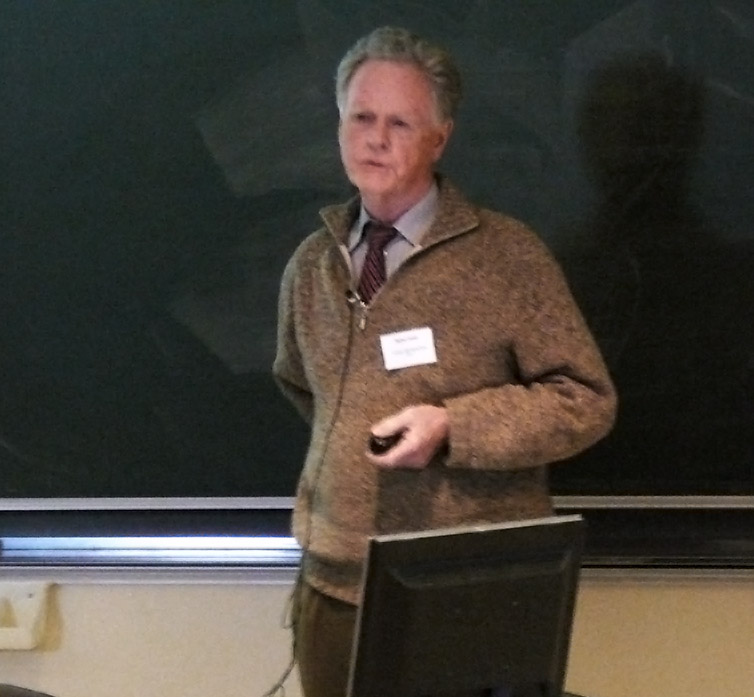
#> input picture Dempster_in_Brest.jpeg, 754 x 697 px
$ jupyter execute 'Codigo para ejemplificar el algoritmo EM.ipynb'
#> lines starting #> are read from the running program, lines starting #| are printed output that depends on the picture
[cell 1]
# Importar bibliotecas necesarias
import numpy as np
import matplotlib.pyplot as plt
from sklearn.mixture import GaussianMixture

# 1. Generar datos simples
np.random.seed(0)  # Para reproducibilidad

# Crear dos grupos de datos (clusters)
cluster_1 = np.random.normal(0, 1, size=(100, 2))  # Cluster 1: centrado en (0, 0)
cluster_2 = np.random.normal(5, 1, size=(100, 2))  # Cluster 2: centrado en (5, 5)

# Combinar los dos clusters en un solo conjunto de datos
data = np.vstack([cluster_1, cluster_2])

# 2. Aplicar Gaussian Mixture Model (GMM) con Algoritmo EM
n_components = 2  # Número de clusters (en este caso, sabemos que son 2)
gmm = GaussianMixture(n_components=n_components, random_state=0)
gmm.fit(data)  # Entrenar el modelo

# 3. Predecir a qué cluster pertenece cada punto
labels = gmm.predict(data)  # Etiquetas de cluster para cada punto

# 4. Visualizar los resultados
plt.figure(figsize=(8, 6))

# Graficar los puntos de cada cluster con colores diferentes
plt.scatter(data[labels == 0, 0], data[labels == 0, 1], c='blue', label='Cluster 1', alpha=0.6)
plt.scatter(data[labels == 1, 0], data[labels == 1, 1], c='red', label='Cluster 2', alpha=0.6)

# Graficar los centros de los clusters
centers = gmm.means_  # Obtener los centros de los clusters
plt.scatter(centers[:, 0], centers[:, 1], c='black', s=200, alpha=0.75, marker='X', label='Centros')

plt.title("Resultado de la segmentación con GMM")
plt.xlabel("Característica 1")
plt.ylabel("Característica 2")
plt.legend()
plt.grid()
plt.show()
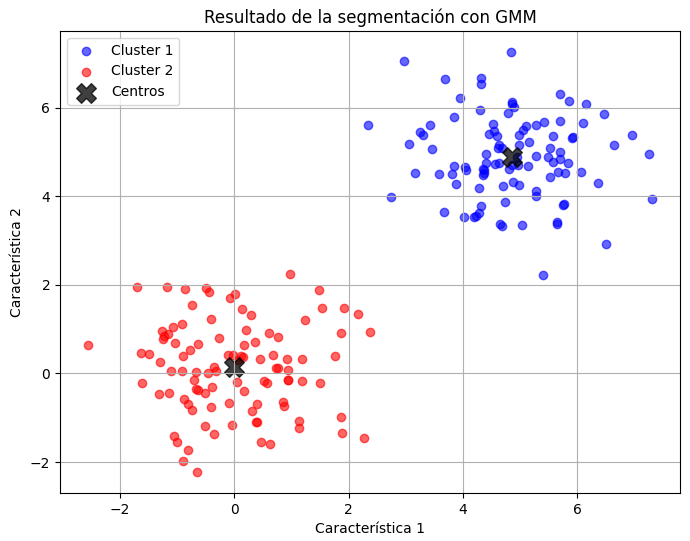
#> figure drawn by matplotlib, 1 panel

[cell 2]
# Importar bibliotecas necesarias
import numpy as np
import matplotlib.pyplot as plt
from sklearn.mixture import GaussianMixture
from PIL import Image

# 1. Cargar la imagen
image_path = "Dempster_in_Brest.jpeg"  # Cambia esto por la ruta de tu imagen
image = Image.open(image_path).resize((100, 100))  # Redimensionar para hacerlo más rápido
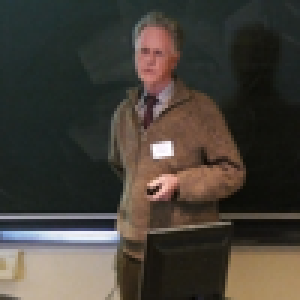
#> image: PIL image 100x100 RGB (shown 3 times larger); mean R, G, B 69, 63.9, 56.4
image = np.array(image) / 255.0  # Normalizar los valores de píxeles al rango [0, 1]
#> image: shape (100, 100, 3) float64

# 2. Convertir la imagen a un conjunto de datos
height, width, channels = image.shape
#> height = 100; width = 100; channels = 3
data = image.reshape(-1, channels)  # Aplanar la imagen a una lista de píxeles

# 3. Aplicar Gaussian Mixture Model (GMM) con Algoritmo EM
n_components = 365  # Número de segmentos (por ejemplo, fondo, objeto1, objeto2)
gmm = GaussianMixture(n_components=n_components, random_state=0)
gmm.fit(data)  # Entrenar el modelo

# 4. Asignar cada píxel a un segmento
segmented = gmm.predict(data)  # Predecir el segmento para cada píxel
#> segmented = 10000 values, max 364 at index 2118, min 0 at index 1888, mean 174
segmented_image = segmented.reshape(height, width)  # Convertir de nuevo a forma de imagen
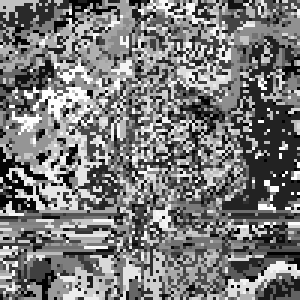
#> segmented_image: shape (100, 100) int64 (shown 3 times larger); min 0, max 364, mean 174; drawn with min black and max white

# 5. Visualizar la imagen original y la segmentada
plt.figure(figsize=(10, 5))

# Imagen original
plt.subplot(1, 2, 1)
plt.title("Imagen original")
plt.imshow(image)
plt.axis("off")

# Imagen segmentada
plt.subplot(1, 2, 2)
plt.title("Imagen segmentada")
plt.imshow(segmented_image, cmap="viridis")
plt.axis("off")

plt.show()
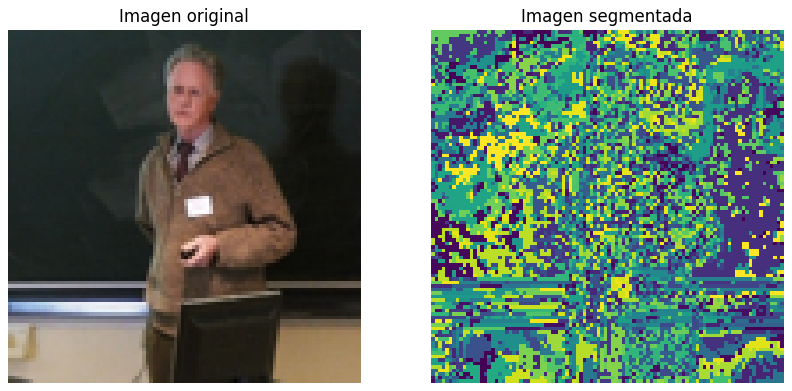
#> figure drawn by matplotlib, 2 panels

$ run again, with n_2.png saved as Dempster_in_Brest.jpeg
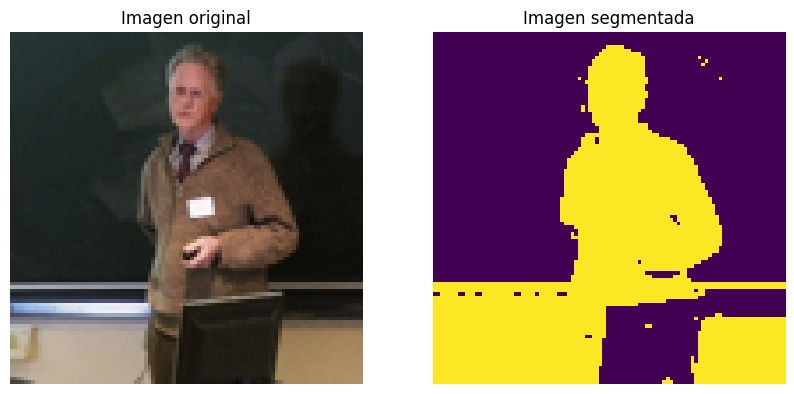
#> input picture n_2.png, 794 x 394 px
#> `image = Image.open(image_path).resize((100, 100))`:
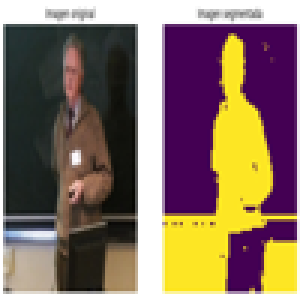
#> image: PIL image 100x100 RGB (shown 3 times larger); mean R, G, B 135.1, 113.7, 99.1
#> segmented = 10000 values, max 364 at index 1421, min 0 at index 1579, mean 108.4
#> `plt.show()`:
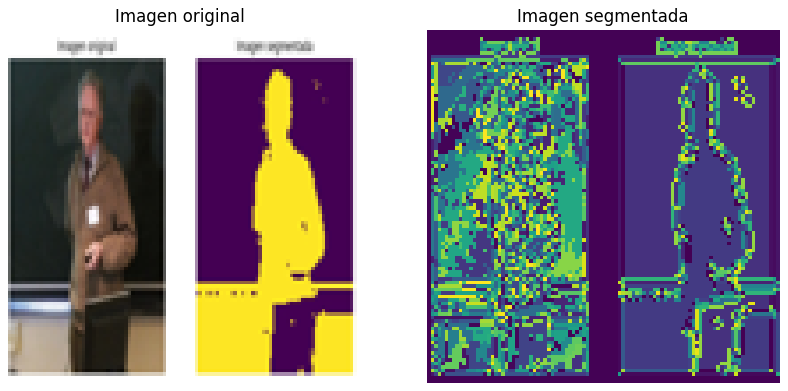
#> figure drawn by matplotlib, 2 panels

$ run again, with n_365.png saved as Dempster_in_Brest.jpeg
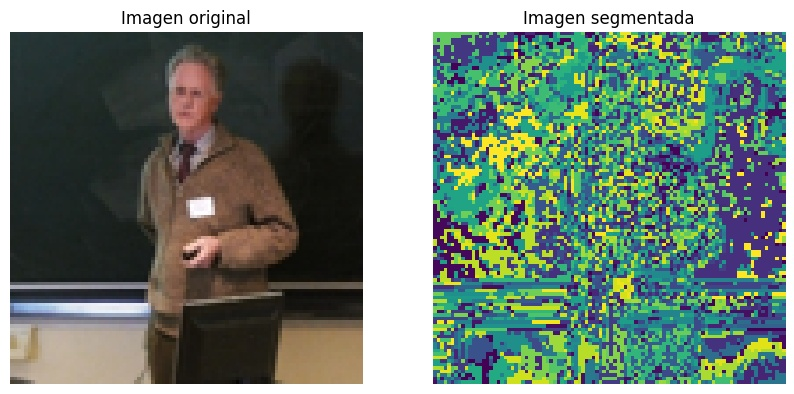
#> input picture n_365.png, 794 x 394 px
#> `image = Image.open(image_path).resize((100, 100))`:
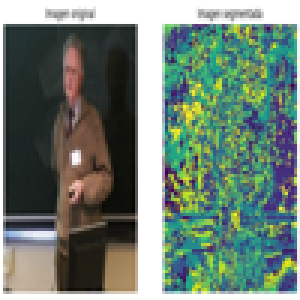
#> image: PIL image 100x100 RGB (shown 3 times larger); mean R, G, B 111.8, 128.6, 117.1
#> segmented = 10000 values, max 364 at index 1388, min 0 at index 2994, mean 146.1
#> `plt.show()`:
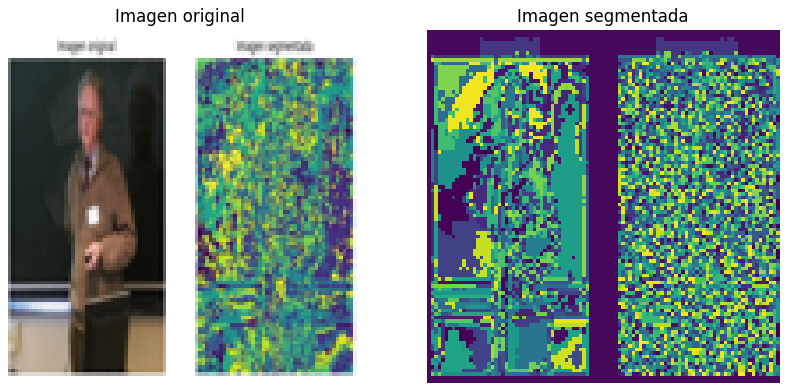
#> figure drawn by matplotlib, 2 panels
